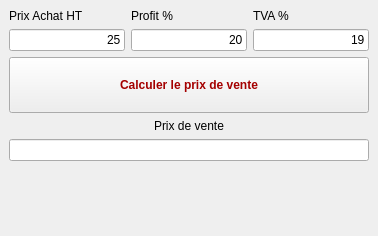
<?xml version="1.0" encoding="UTF-8"?>
<ui version="4.0">
 <class>MainWindow</class>
 <widget class="QMainWindow" name="MainWindow">
  <property name="geometry">
   <rect>
    <x>0</x>
    <y>0</y>
    <width>378</width>
    <height>236</height>
   </rect>
  </property>
  <property name="windowTitle">
   <string>Calcul du prix de vente</string>
  </property>
  <widget class="QWidget" name="centralwidget">
   <layout class="QGridLayout" name="gridLayout">
    <item row="0" column="1">
     <widget class="QLabel" name="lbl_profit">
      <property name="text">
       <string>Profit %</string>
      </property>
     </widget>
    </item>
    <item row="2" column="0" colspan="3">
     <widget class="QPushButton" name="btn_calc">
      <property name="styleSheet">
       <string notr="true">font: 20pt &quot;Ubuntu&quot;;
color: rgb(164, 0, 0);
font-weight: bold;
padding: 20px 15px;</string>
      </property>
      <property name="text">
       <string>Calculer le prix de vente</string>
      </property>
     </widget>
    </item>
    <item row="1" column="1">
     <widget class="QLineEdit" name="txt_profit">
      <property name="text">
       <string>20</string>
      </property>
      <property name="alignment">
       <set>Qt::AlignRight|Qt::AlignTrailing|Qt::AlignVCenter</set>
      </property>
     </widget>
    </item>
    <item row="0" column="2">
     <widget class="QLabel" name="lbl_tva">
      <property name="text">
       <string>TVA %</string>
      </property>
     </widget>
    </item>
    <item row="0" column="0">
     <widget class="QLabel" name="lbl_pa">
      <property name="text">
       <string>Prix Achat HT</string>
      </property>
     </widget>
    </item>
    <item row="1" column="0">
     <widget class="QLineEdit" name="txt_pa">
      <property name="text">
       <string>25</string>
      </property>
      <property name="alignment">
       <set>Qt::AlignRight|Qt::AlignTrailing|Qt::AlignVCenter</set>
      </property>
     </widget>
    </item>
    <item row="1" column="2">
     <widget class="QLineEdit" name="txt_tva">
      <property name="text">
       <string>19</string>
      </property>
      <property name="alignment">
       <set>Qt::AlignRight|Qt::AlignTrailing|Qt::AlignVCenter</set>
      </property>
     </widget>
    </item>
    <item row="5" column="0">
     <spacer name="verticalSpacer">
      <property name="orientation">
       <enum>Qt::Vertical</enum>
      </property>
      <property name="sizeHint" stdset="0">
       <size>
        <width>20</width>
        <height>40</height>
       </size>
      </property>
     </spacer>
    </item>
    <item row="3" column="0" colspan="3">
     <widget class="QLabel" name="lbl_pv">
      <property name="text">
       <string>Prix de vente</string>
      </property>
      <property name="alignment">
       <set>Qt::AlignCenter</set>
      </property>
     </widget>
    </item>
    <item row="4" column="0" colspan="3">
     <widget class="QLineEdit" name="txt_pv">
      <property name="styleSheet">
       <string notr="true">font: 24pt &quot;Ubuntu&quot;;</string>
      </property>
      <property name="alignment">
       <set>Qt::AlignRight|Qt::AlignTrailing|Qt::AlignVCenter</set>
      </property>
      <property name="readOnly">
       <bool>true</bool>
      </property>
     </widget>
    </item>
   </layout>
  </widget>
 </widget>
 <resources/>
 <connections/>
</ui>
